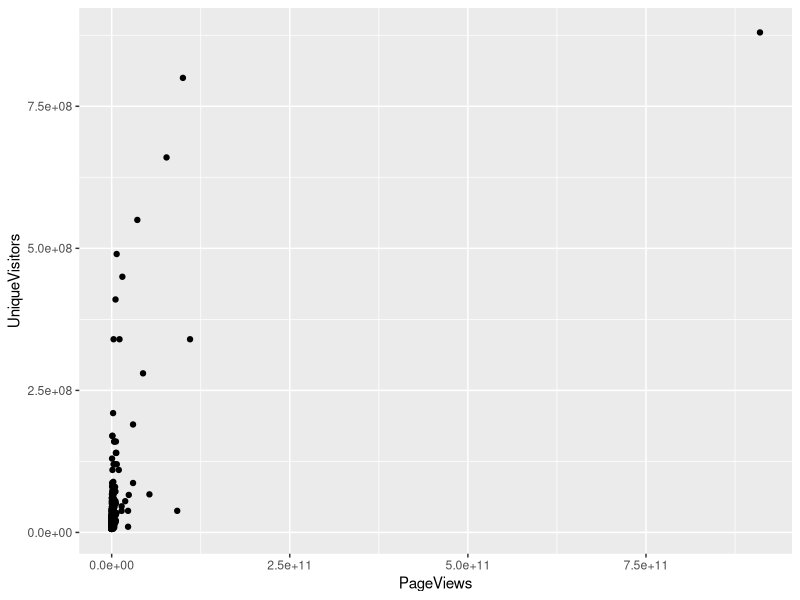
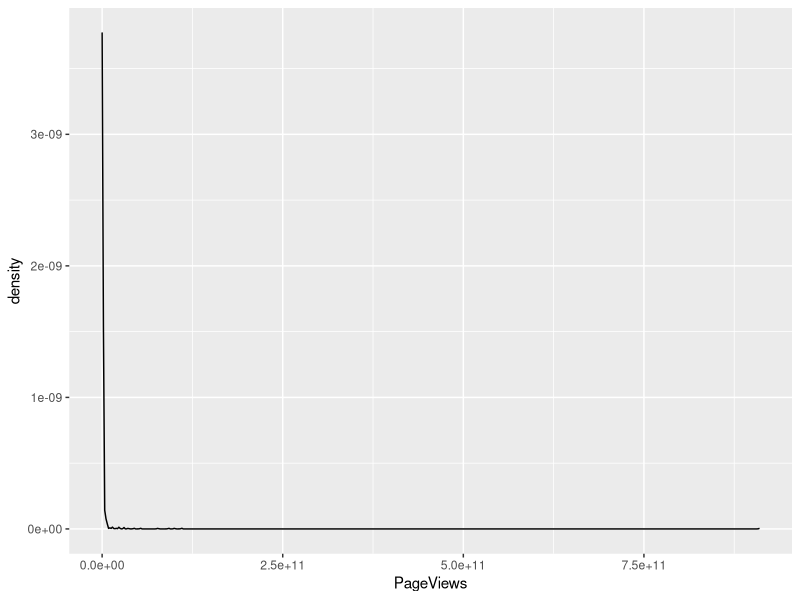
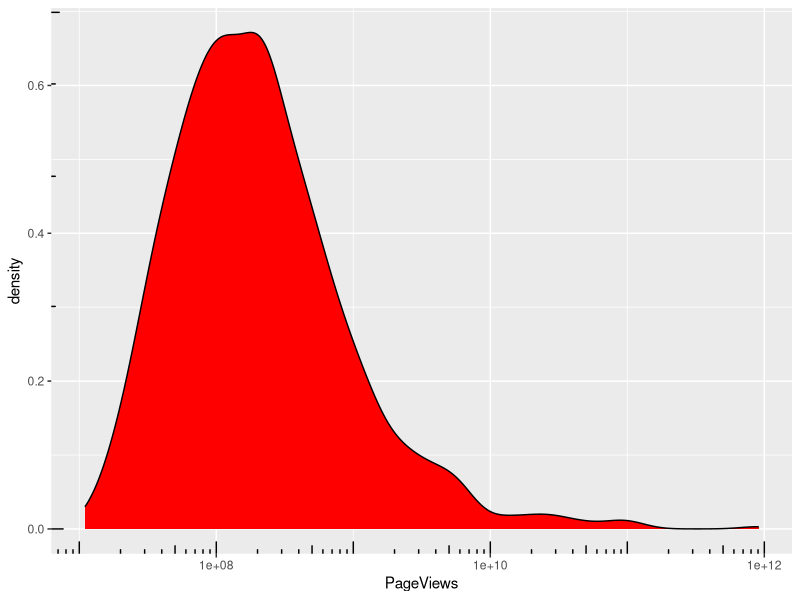
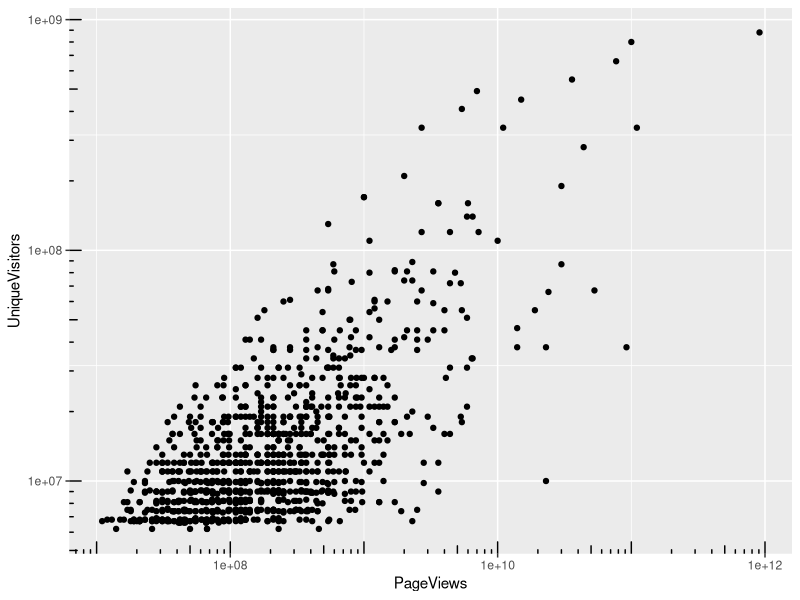
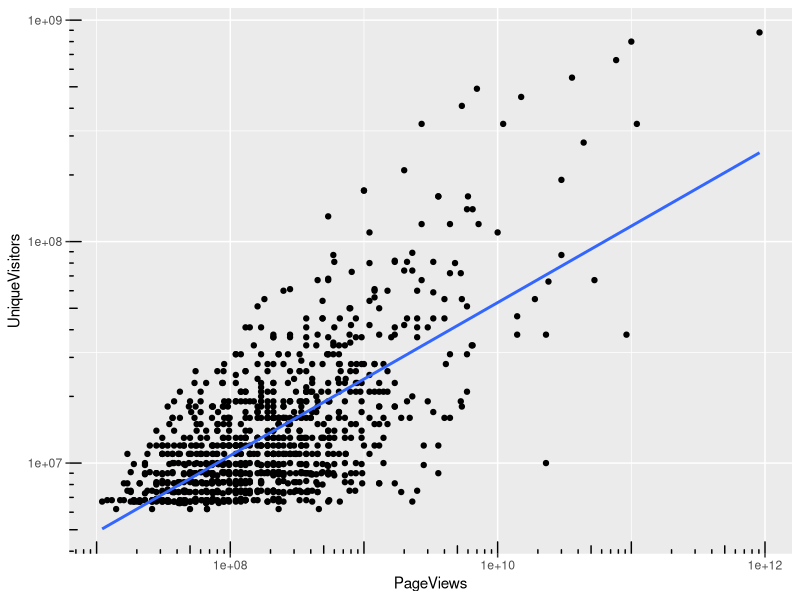
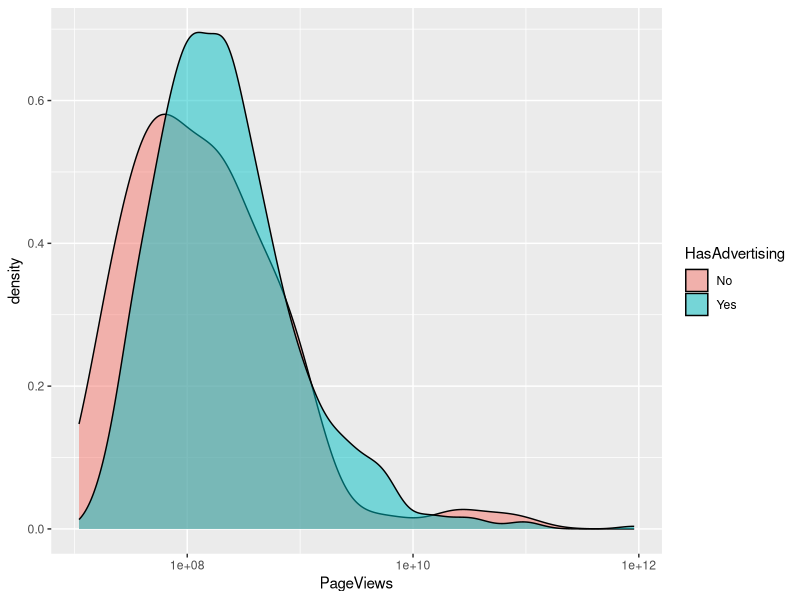
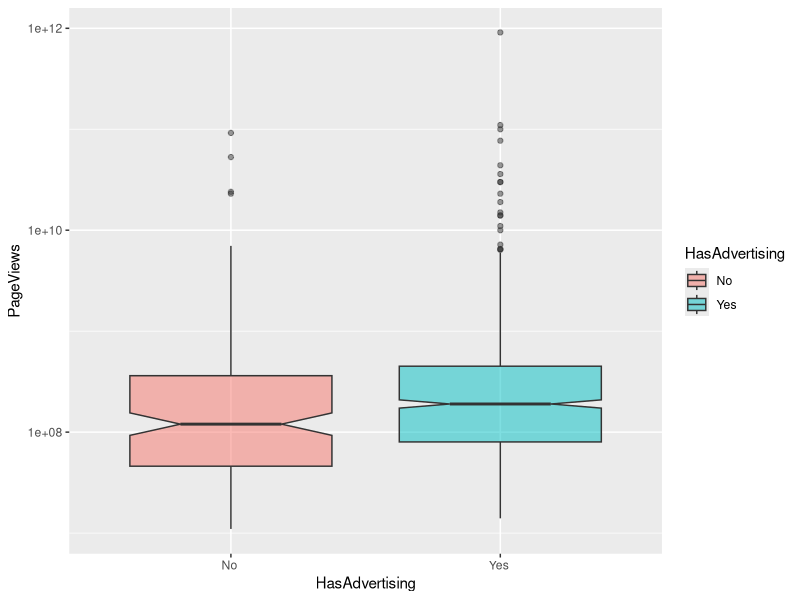
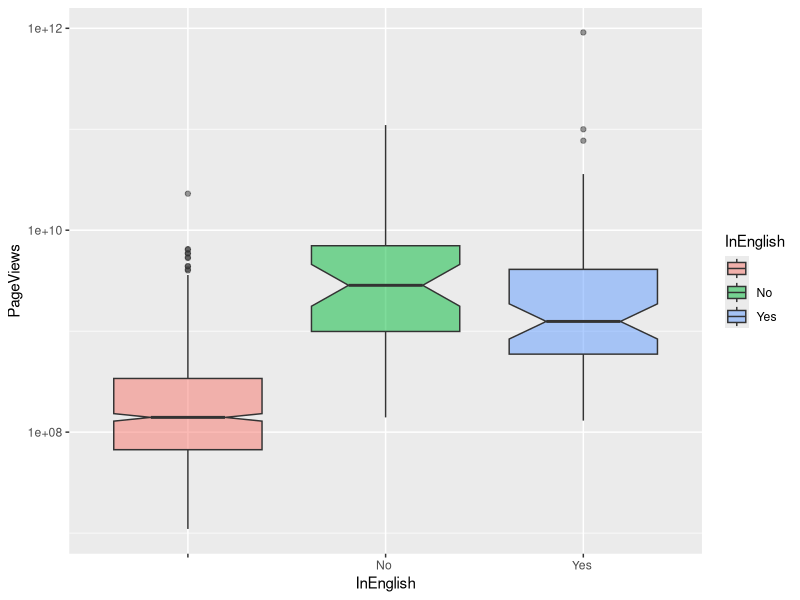

The R source for these figures, in order:
library('ggplot2')

setwd("E:/data analytics/datasets")

top.1000.sites <- read.csv(file.path('.', 'top_1000_sites.tsv'),
                           sep = '\t',
                           stringsAsFactors = FALSE)
head(top.1000.sites)
dim(top.1000.sites)

# looks terrible because of pageviews distribution
ggplot(top.1000.sites, aes(x = PageViews, y = UniqueVisitors)) +
  geom_point()
ggsave(file.path("images", "page_views_vs_visitors.pdf"))

ggplot(top.1000.sites, aes(x = PageViews)) +
  geom_density()

ggplot(top.1000.sites, aes(x = PageViews)) +
  geom_density(fill="red") + scale_x_log10() + annotation_logticks()

ggplot(top.1000.sites, aes(x = PageViews,y = UniqueVisitors)) +
  geom_point() + scale_x_log10() + scale_y_log10() + annotation_logticks()

ggsave(file.path("images", "log_page_views_vs_log_visitors.pdf"))

ggplot(top.1000.sites, aes(x = PageViews,y = UniqueVisitors)) +
  geom_point() + scale_x_log10() + scale_y_log10() + annotation_logticks() +
  geom_smooth(method = 'lm', se = FALSE)
ggsave(file.path("images", "log_page_views_vs_log_visitors_with_lm.pdf"))


lm.fit <- lm(log(PageViews) ~ log(UniqueVisitors),
             data = top.1000.sites)

summary(lm.fit)
#Call:
#lm(formula = log(PageViews) ~ log(UniqueVisitors), data = top.1000.sites)
#
#Residuals:
# Min 1Q Median 3Q Max
#-2.1825 -0.7986 -0.0741 0.6467 5.1549
#
#Coefficients:
# Estimate Std. Error t value Pr(>|t|)
#(Intercept) -2.83441 0.75201 -3.769 0.000173 ***
#log(UniqueVisitors) 1.33628 0.04568 29.251 < 2e-16 ***
#---
#Signif. codes: 0 '***' 0.001 '**' 0.01 '*' 0.05 '.' 0.1 ' ' 1
#
#Residual standard error: 1.084 on 998 degrees of freedom
#Multiple R-squared: 0.4616, Adjusted R-squared: 0.4611
#F-statistic: 855.6 on 1 and 998 DF, p-value: < 2.2e-16

str(top.1000.sites$HasAdvertising)

str(top.1000.sites$InEnglish)

lm.fit <- lm(log(PageViews) ~ HasAdvertising + log(UniqueVisitors) + InEnglish,
             data = top.1000.sites)
summary(lm.fit)
#Call:
#lm(formula = log(PageViews) ~ HasAdvertising + log(UniqueVisitors) +
# InEnglish, data = top.1000.sites)
#
#Residuals:
# Min 1Q Median 3Q Max
#-2.4283 -0.7685 -0.0632 0.6298 5.4133
#
#Coefficients:
# Estimate Std. Error t value Pr(>|t|)
#(Intercept) -1.94502 1.14777 -1.695 0.09046 .
#HasAdvertisingYes 0.30595 0.09170 3.336 0.00088 ***
#log(UniqueVisitors) 1.26507 0.07053 17.936 < 2e-16 ***
#InEnglishNo 0.83468 0.20860 4.001 6.77e-05 ***
#InEnglishYes -0.16913 0.20424 -0.828 0.40780
#---
#Signif. codes: 0 '***' 0.001 '**' 0.01 '*' 0.05 '.' 0.1 ' ' 1
#
#Residual standard error: 1.067 on 995 degrees of freedom
#Multiple R-squared: 0.4798, Adjusted R-squared: 0.4777
#F-statistic: 229.4 on 4 and 995 DF, p-value: < 2.2e-16
# Twenty-fifth snippet
lm.fit <- lm(log(PageViews) ~ HasAdvertising,
             data = top.1000.sites)
summary(lm.fit)$r.squared
#[1] 0.01073766
lm.fit <- lm(log(PageViews) ~ log(UniqueVisitors),
             data = top.1000.sites)
summary(lm.fit)$r.squared
#[1] 0.4615985
lm.fit <- lm(log(PageViews) ~ InEnglish,
             data = top.1000.sites)
summary(lm.fit)$r.squared
#[1] 0.03122206

ggplot(top.1000.sites, aes(PageViews, group = HasAdvertising)) + 
  geom_density(alpha = 0.5, aes(fill = HasAdvertising)) + scale_x_log10()

ggplot(top.1000.sites, aes(HasAdvertising, PageViews, group = HasAdvertising)) +
  geom_boxplot(alpha = 0.5, aes(fill = HasAdvertising), notch = T) + scale_y_log10()

ggplot(top.1000.sites, aes(InEnglish, PageViews, group = InEnglish)) + 
  geom_boxplot(alpha = 0.5, aes(fill = InEnglish), notch = T) + scale_y_log10()